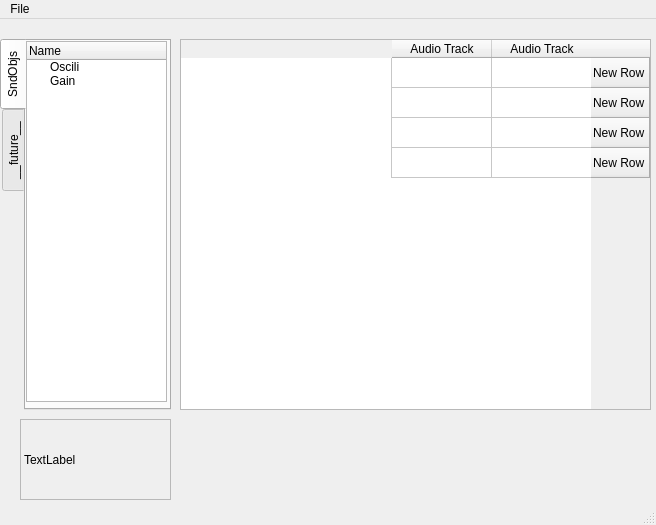
<?xml version="1.0" encoding="UTF-8"?>
<ui version="4.0">
 <class>MainWindow</class>
 <widget class="QMainWindow" name="MainWindow">
  <property name="geometry">
   <rect>
    <x>0</x>
    <y>0</y>
    <width>656</width>
    <height>525</height>
   </rect>
  </property>
  <property name="windowTitle">
   <string>MainWindow</string>
  </property>
  <widget class="QWidget" name="centralwidget">
   <widget class="QTableWidget" name="tableWidget">
    <property name="geometry">
     <rect>
      <x>180</x>
      <y>20</y>
      <width>471</width>
      <height>371</height>
     </rect>
    </property>
    <property name="layoutDirection">
     <enum>Qt::RightToLeft</enum>
    </property>
    <row>
     <property name="text">
      <string>New Row</string>
     </property>
    </row>
    <row>
     <property name="text">
      <string>New Row</string>
     </property>
    </row>
    <row>
     <property name="text">
      <string>New Row</string>
     </property>
    </row>
    <row>
     <property name="text">
      <string>New Row</string>
     </property>
    </row>
    <column>
     <property name="text">
      <string>Audio Track</string>
     </property>
    </column>
    <column>
     <property name="text">
      <string>Audio Track</string>
     </property>
    </column>
   </widget>
   <widget class="QTabWidget" name="tabWidget">
    <property name="geometry">
     <rect>
      <x>0</x>
      <y>20</y>
      <width>171</width>
      <height>371</height>
     </rect>
    </property>
    <property name="tabPosition">
     <enum>QTabWidget::West</enum>
    </property>
    <property name="currentIndex">
     <number>0</number>
    </property>
    <widget class="QWidget" name="tab">
     <attribute name="title">
      <string>SndObjs</string>
     </attribute>
     <widget class="QTreeWidget" name="treeWidget">
      <property name="geometry">
       <rect>
        <x>0</x>
        <y>0</y>
        <width>141</width>
        <height>361</height>
       </rect>
      </property>
      <property name="dragEnabled">
       <bool>true</bool>
      </property>
      <column>
       <property name="text">
        <string>Name</string>
       </property>
      </column>
      <item>
       <property name="text">
        <string>Oscili</string>
       </property>
      </item>
      <item>
       <property name="text">
        <string>Gain</string>
       </property>
      </item>
     </widget>
    </widget>
    <widget class="QWidget" name="tab_2">
     <attribute name="title">
      <string>__future__</string>
     </attribute>
    </widget>
   </widget>
   <widget class="QLabel" name="label">
    <property name="geometry">
     <rect>
      <x>20</x>
      <y>400</y>
      <width>151</width>
      <height>81</height>
     </rect>
    </property>
    <property name="frameShape">
     <enum>QFrame::StyledPanel</enum>
    </property>
    <property name="frameShadow">
     <enum>QFrame::Raised</enum>
    </property>
    <property name="text">
     <string>TextLabel</string>
    </property>
   </widget>
  </widget>
  <widget class="QMenuBar" name="menubar">
   <property name="geometry">
    <rect>
     <x>0</x>
     <y>0</y>
     <width>656</width>
     <height>21</height>
    </rect>
   </property>
   <widget class="QMenu" name="menuFile">
    <property name="title">
     <string>File</string>
    </property>
    <addaction name="actionNew"/>
   </widget>
   <addaction name="menuFile"/>
  </widget>
  <widget class="QStatusBar" name="statusbar"/>
  <action name="actionNew">
   <property name="text">
    <string>New</string>
   </property>
  </action>
 </widget>
 <resources/>
 <connections/>
</ui>
